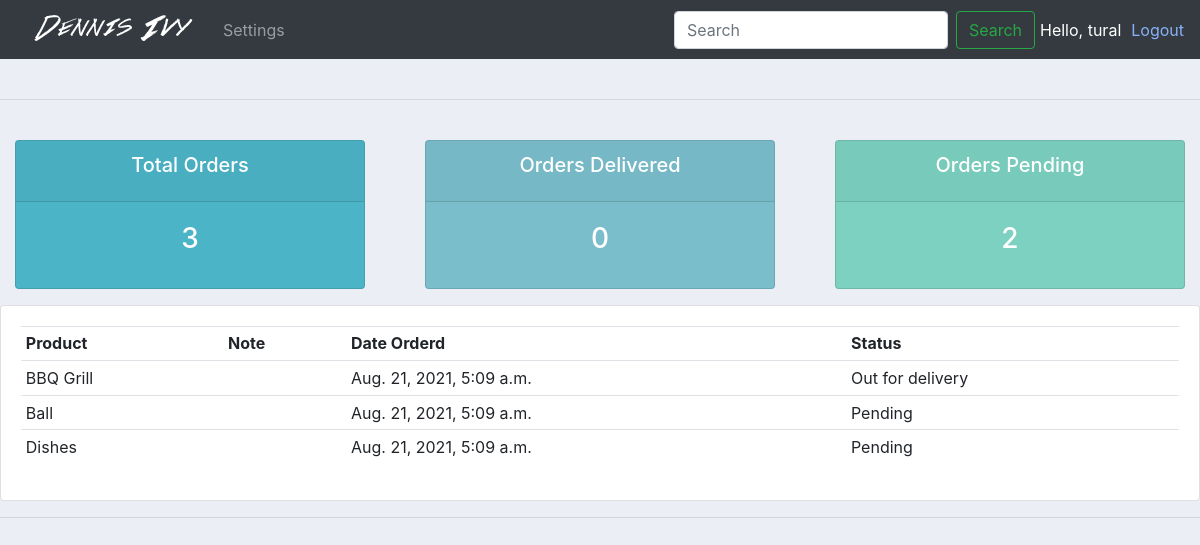
Screenshot of /user/ (signed in) with the database file from the repository.
### accounts/models.py (models this page shows, shortened)
class Order(models.Model):
    STATUS = (
        ('Pending','Pending'),#pending => bitmemis yeni catmayan mal bele deyimm
        ('Out for delivery','Out for delivery'),
        ('Delivered','Delivered'),
    )
    customer = models.ForeignKey(Customer,null=True,on_delete=models.SET_NULL)#Foreign key yeni teke cox iliski Yeni bir Customer coxlu sayda sifaris vere biler meselen men ,,,kitab,rucka,karandaas sifaris verirem
    product = models.ForeignKey(Product,null=True,on_delete=models.SET_NULL)#SET_NULL o demekdirki yeni bir modeldeki Product silinse bele onun haqqinrdaki melumatlat databaseye enull sekilnde oturulurku hata vermesin sonra
    date_created = models.DateTimeField(auto_now_add=True)
    status = models.CharField(max_length=200,null=True,choices = STATUS)#Burdaki choices butun mallar ucun istifade olunan bir islev gorur ele bil yuxarda yazilan STATUS butun mallar uzerinden istfiade olunacag ona gore Foreign key vaistesile yazmagdig

class Product(models.Model):
    CATEGORY = (
        ('Indoor','Indoor'),#Burdaki birincvi deyerler key deyerleridir ikinci deyerler ise Value deyerleridiri
        ('Out Door','Out Door')
    )#amma bu cur kategoriya yaradanda admin panelde elave etmek olmur yeni yeni bir kategoriya amma foreign key vasitesile yaradanda olur bu
    name = models.CharField(max_length=200,null=True)
    price = models.FloatField(default=0,null=True)
    category = models.CharField(max_length=200,null=True,choices=CATEGORY)#Burda scroollbar kimi acilir ve secim  edirsen Indoor ve YA Outdoor seklinde
    description = models.TextField(max_length=500,null=True,blank=True)#blank = true o demekdirki yeni bos kecirilie biler bu alan
    image = models.ImageField(blank=False,null=True,verbose_name='Add Picture')
    date_created = models.DateTimeField(auto_now_add=True)
    tag = models.ManyToManyField(Tag)
    def __str__(self):
        return self.name

### accounts/decorators.py (the view)
        def wrapper(request,*args,**kwargs):#burda ise funksiyanin aldigi parametrler yazilir
            group = None
            if request.user.groups.exists():#yeni hal hazirdaki istifadeci qrupda varsa
                group = request.user.groups.all()[0].name
            if group in allowed_roles:#eger group allowed_userda varsa,decotaror gonderilen seyfeler islecej burda esasen admini qeyd edeciyikki yeni admin getsin ancag bu seyfelere
                return view_func(request,*args,**kwargs)
            else:
                return HttpResponse('You are not authorized to view this page')

### accounts/views.py (called while the page is built)
@login_required(login_url = 'login')#yeniki UserPage seyfesine getmek isteyirsense mutleq login olmalisan
@allowed_user(allowed_roles=['customer'])#!yeniki UserPage seyfesine customerlert gire biler
def userPage(request):#?Bu seyfe musterilerin sifarislerinin cemlendiyi seyfedir
    orders = Order.objects.filter(customer__user = request.user)
    total_order = orders.all().count()
    order_delivered = orders.filter(status = 'Delivered').count()#?delivered => catdirilmis
    order_pending = orders.filter(status = 'Pending').count()#?pending => gozleyen
    context = {
        'orders':orders,
        'total_order':total_order,
        'order_delivered':order_delivered,
        'order_pending':order_pending,
    }
    return render(request,'accounts/user.html',context)

### templates/accounts/user.html (shortened to what this page needs)
{%  extends 'accounts/main.html' %}
{% block content %}
{%  include 'accounts/status.html' %}
<div class="row">
	<div class="col-md">
		<div class="card card-body">
			<table class="table table-sm">
				<tr>
					<th>Product</th>
					<th>Note</th>
					<th>Date Orderd</th>
					<th>Status</th>
				</tr>
				{% for order in orders %}
				<tr>
					<td>{{order.product}}</td>
					<td>{{order.note}}</td>
					<td>{{order.date_created}}</td>
					<td>{{order.status}}</td>
				</tr>
				{% endfor %}
			</table>
		</div>
	</div>
</div>
{% endblock content %}

### templates/accounts/navbar.html (shortened to what this page needs)
{% load static %}
<nav class="navbar navbar-expand-lg navbar-dark bg-dark">
    <img src="{% static 'images/logo.png' %}" alt="">
    <div class="collapse navbar-collapse" id="navbarSupportedContent">
        <ul class="navbar-nav mr-auto">
            {% if request.user.is_staff %}
                <li class="nav-item {% if '/' == request.path %} active {% endif %}">
                    <a class="nav-link" href="{% url 'home' %}">Home <span class="sr-only">Dashboard</span></a>
                </li>
                <li class="nav-item {% if 'product' in request.path %} active {% endif %}">
                    <a class="nav-link" href="{% url 'product' %}">Products</a>
                </li>
            {% else %}
                <li class="nav-item">
                    <a class="nav-link" href="{% url 'account' %}">Settings</a>
                </li>
            {% endif %}
        </ul>
        <form class="form-inline my-2 my-lg-0" action="{% url 'search' %}" method="GET">
            <input class="form-control mr-sm-2" type="search" name="q" placeholder="Search" aria-label="Search" autocomplete="on">
            <button class="btn btn-outline-success my-2 my-sm-0" type="submit">Search</button>
        </form>
    </div>
    {% if request.user.is_authenticated %}
        <span style="padding-left: 5px;" class="hello-msg">Hello, {{request.user.username}}</span>
        <span style="padding-left:10px" class="hello-msg"><a class="mk" href="{% url 'logout' %}">Logout</a></span>
    {% else %}
        <span style="padding-left: 5px;" class='hello-msg'><a class="mk" href="{% url 'login' %}">Login</a></span>
        <span  style="padding-left:10px" class="hello-msg"><a class="mk" href="{% url 'logout' %}">Register</a></span>
    {% endif %}
</nav>

### static/css/main.css (style rules this page uses)
body { background-color: #ebeff5; }

### templates/accounts/navbar.html (style rules this page uses)
.mk { font-size:bold; text-decoration: none; color: #88b2f8; transition:color 0.3s }
.hello-msg { color: #fff; }

### rows the page displays
Order: product "BBQ Grill", date_created "Aug. 21, 2021, 5:09 a.m.", status "Out for delivery"
Order: product "Ball", date_created "Aug. 21, 2021, 5:09 a.m.", status "Pending"
Order: product "Dishes", date_created "Aug. 21, 2021, 5:09 a.m.", status "Pending"

### other values shown
{{ request.user.username }} "tural"
{{ total_order }} "3"
{{ order_delivered }} "0"
{{ order_pending }} "2"
